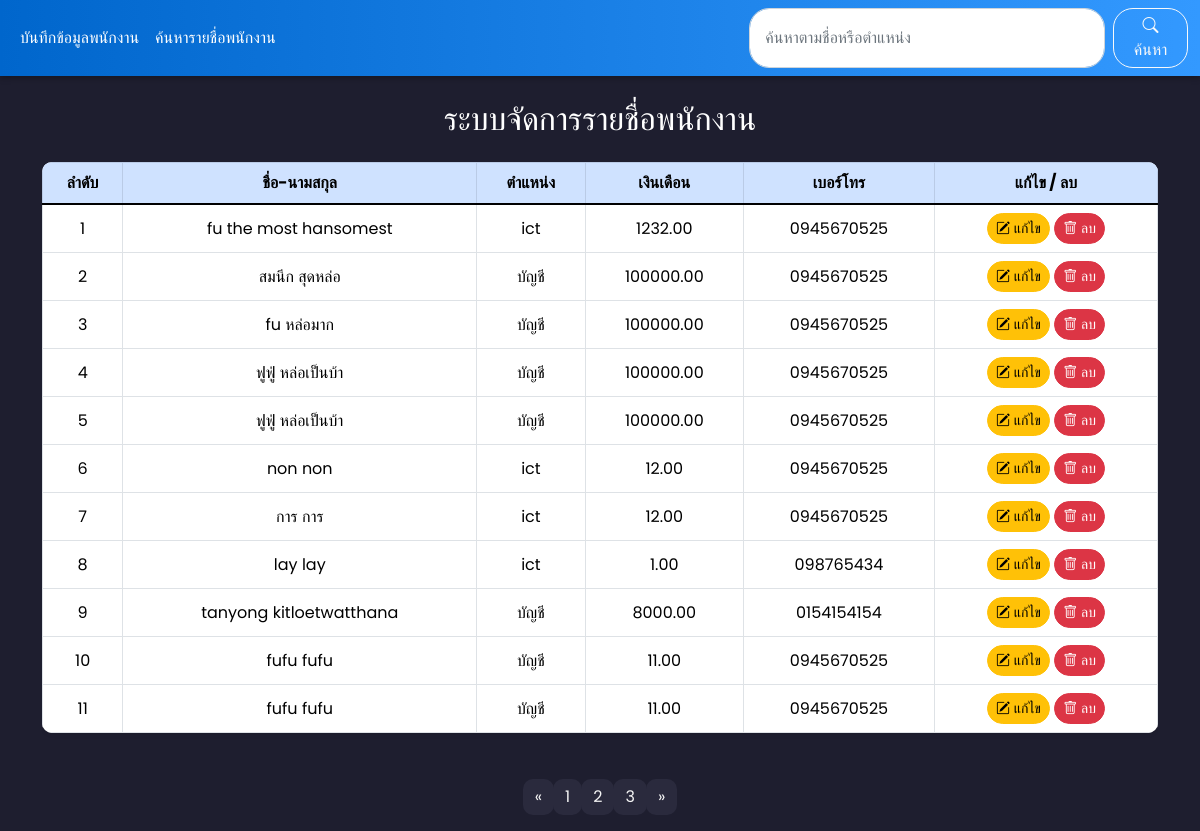
The page / on the database its author committed.
### employee/models.py (models this page shows, shortened)
class Employee(models.Model):
    first_name = models.CharField(max_length=100)
    last_name = models.CharField(max_length=100)
    position = models.CharField(max_length=100)
    salary = models.DecimalField(max_digits=10, decimal_places=2)
    phone_number = models.CharField(max_length=15)

### employee/views.py (the view)
# urls.py: path('', views.employee_list, name='employee_list'),  # หน้าแสดงรายชื่อพนักงาน
def employee_list(request):
    employees = Employee.objects.all()  # ดึงข้อมูลพนักงานทั้งหมด
    return render(request, 'employee_list.html', {'employees': employees})

### employee/templates/employee_list.html (shortened to what this page needs)
<!DOCTYPE html>
<html lang="th">
<head>
    <link href="https://cdn.jsdelivr.net/npm/bootstrap@5.1.3/dist/css/bootstrap.min.css" rel="stylesheet">
    <link href="https://cdn.jsdelivr.net/npm/bootstrap-icons/font/bootstrap-icons.css" rel="stylesheet">
</head>
<body>
    <nav class="navbar navbar-expand-lg navbar-light navbar-custom">
        <div class="container-fluid">
            <div class="collapse navbar-collapse" id="navbarNav">
                <ul class="navbar-nav me-auto mb-2 mb-lg-0">
                    <li class="nav-item">
                        <a class="nav-link text-white" href="{% url 'add_employee' %}">บันทึกข้อมูลพนักงาน</a>
                    </li>
                    <li class="nav-item">
                        <a class="nav-link text-white" href="{% url 'search_employee' %}">ค้นหารายชื่อพนักงาน</a>
                    </li>
                </ul>
                <form method="GET" action="{% url 'search_employee' %}" class="d-flex ms-auto">
                    <input class="form-control me-2 navbar-search-input" type="search" placeholder="ค้นหาตามชื่อหรือตำแหน่ง" aria-label="Search" name="search">
                    <button class="btn btn-outline-light navbar-search-button" type="submit">
                        <i class="bi bi-search"></i> ค้นหา
                    </button>
                </form>
            </div>
        </div>
    </nav>
    <div class="container mt-4 fade-in">
        <h2 class="text-center mb-4">ระบบจัดการรายชื่อพนักงาน</h2>
        <div class="table-responsive">
            <table class="table table-bordered table-hover shadow-sm">
                <thead class="table-primary">
                    <tr>
                        <th>ลำดับ</th>
                        <th>ชื่อ-นามสกุล</th>
                        <th>ตำแหน่ง</th>
                        <th>เงินเดือน</th>
                        <th>เบอร์โทร</th>
                        <th>แก้ไข / ลบ</th>
                    </tr>
                </thead>
                <tbody>
                    {% if employees %}
                        {% for employee in employees %}
                            <tr>
                                <td>{{ forloop.counter }}</td>
                                <td>{{ employee.first_name }} {{ employee.last_name }}</td>
                                <td>{{ employee.position }}</td>
                                <td>{{ employee.salary }}</td>
                                <td>{{ employee.phone_number }}</td>
                                <td>
                                    <a href="{% url 'edit_employee' employee.pk %}" class="btn btn-warning btn-sm btn-custom"><i class="bi bi-pencil-square"></i> แก้ไข</a>
                                    <a href="{% url 'delete_employee' employee.pk %}" class="btn btn-danger btn-sm btn-custom"
   onclick="return confirm('คุณต้องการลบพนักงานนี้หรือไม่?');">
   <i class="bi bi-trash"></i> ลบ
</a>
                                </td>
                            </tr>
                        {% endfor %}
                    {% else %}
                        <tr>
                            <td colspan="6" class="text-center">ไม่พบข้อมูลพนักงานที่ตรงกับคำค้นหา</td>
                        </tr>
                    {% endif %}
                </tbody>
            </table>
        </div>
        <div class="pagination-container">
            <nav aria-label="Page navigation example">
                <ul class="pagination">
                    <li class="page-item">
                        <a class="page-link" href="#" aria-label="Previous">
                            <span aria-hidden="true">&laquo;</span>
                        </a>
                    </li>
                    <li class="page-item"><a class="page-link" href="#">1</a></li>
                    <li class="page-item"><a class="page-link" href="#">2</a></li>
                    <li class="page-item"><a class="page-link" href="#">3</a></li>
                    <li class="page-item">
                        <a class="page-link" href="#" aria-label="Next">
                            <span aria-hidden="true">&raquo;</span>
                        </a>
                    </li>
                </ul>
            </nav>
        </div>
    </div>
</body>
</html>

### employee/templates/employee_list.html (style rules this page uses)
body { font-family: 'Poppins', sans-serif; background-color: #1e1e2f; color: #f5f5f5; }
.navbar-custom { background: linear-gradient(to right, #0066cc, #3399ff); box-shadow: 0 2px 6px rgba(0,0,0,0.3); }
.navbar-search-input { border-radius: 20px; padding-left: 15px; }
.navbar-search-button { border-radius: 20px; padding: 5px 15px; }
h2 { font-weight: 500; color: #ffffff; }
.table { background-color: #ffffff; border-radius: 10px; overflow: hidden; color: #000; }
.table th, .table td { vertical-align: middle; text-align: center; }
.table thead { background-color: #dbeeff; }
.btn-custom { border-radius: 20px; }
.fade-in { animation: fadeIn 0.5s ease-in-out; }
.pagination-container { display: flex; justify-content: center; margin-top: 30px; }
.page-link { border-radius: 10px !important; background-color: #2a2a3d; color: #f5f5f5; border: none; }
.nav-link { color: #fff !important; }

### rows shown on the page
Employee: first_name "fu", last_name "the most hansomest", position "ict", salary "1232.00", phone_number "0945670525"
Employee: first_name "สมนึก", last_name "สุดหล่อ", position "บัญชี", salary "100000.00", phone_number "0945670525"
Employee: first_name "fu", last_name "หล่อมาก", position "บัญชี", salary "100000.00", phone_number "0945670525"
Employee: first_name "ฟูฟู่", last_name "หล่อเป็นบ้า", position "บัญชี", salary "100000.00", phone_number "0945670525"
Employee: first_name "ฟูฟู่", last_name "หล่อเป็นบ้า", position "บัญชี", salary "100000.00", phone_number "0945670525"
Employee: first_name "non", last_name "non", position "ict", salary "12.00", phone_number "0945670525"
Employee: first_name "การ", last_name "การ", position "ict", salary "12.00", phone_number "0945670525"
Employee: first_name "lay", last_name "lay", position "ict", salary "1.00", phone_number "098765434"
Employee: first_name "tanyong", last_name "kitloetwatthana", position "บัญชี", salary "8000.00", phone_number "0154154154"
Employee: first_name "fufu", last_name "fufu", position "บัญชี", salary "11.00", phone_number "0945670525"
Employee: first_name "fufu", last_name "fufu", position "บัญชี", salary "11.00", phone_number "0945670525"
